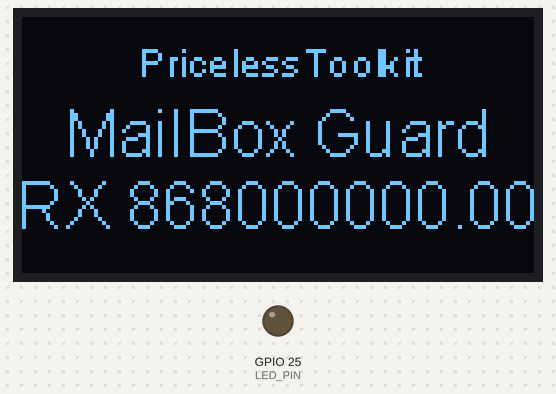
Simulated run of this sketch. Board: ESP32. Parts: 128×64 one-colour display, output pins drawn as LEDs (lit = HIGH). WiFi joins after 1.5 s; servers stay silent unless stated; no radio packets arrive unless stated; web services answer with replies made up by the test bench; what the sketch prints to the serial monitor is not drawn.

Above: at 0.1 s.

The sketch:

LoRa_Gateway_WhatsApp.ino
```cpp
#include "board.h"
#include <SPI.h>
#include <LoRa.h>
#include "SSD1306Wire.h"
#include <WiFi.h>
#include <HTTPClient.h>
#include <UrlEncode.h>
SSD1306Wire display(OLED_ADDRESS, OLED_SDA, OLED_SCL);


///////////////////////////////////////////////// CHANGE THIS /////////////////////////////////////////////////////////////////

#define SignalBandwidth 125E3
#define SpreadingFactor 12
#define CodingRate 8
#define SyncWord 0xF3
#define PreambleLength 8
#define TxPower 20
float BAND = 868E6;  // 868E6 / 915E6 / 433E6

String NewMailCode = "REPLACE_WITH_NEW_MAIL_CODE"; // For Example "0xA2B2";
String LowBatteryCode = "REPLACE_WITH_LOW_BATTERY_CODE"; // For Example "0xLBAT";


const char* ssid = "REPLACE_WITH_YOUR_SSID";
const char* password = "REPLACE_WITH_YOUR_PASSWORD";

// +international_country_code + phone number
// Portugal +351, example: +351912345678
String phoneNumber = "REPLACE_WITH_YOUR_PHONE_NUMBER";

/////////////////// API Key Setup //////////////////////////////////////
//You need to get the apikey form the bot before using the API:

// 1. Add the phone number +34 644 45 70 57 into your Phone Contacts. (Name it it as you wish)
// 2. Send this message "I allow callmebot to send me messages" to the new Contact created (using WhatsApp of course)
// 3. Wait until you receive the message "API Activated for your phone number. Your APIKEY is XXXXXX" from the bot.
// Note: If you don't receive the ApiKey in 2 minutes, please try again after 24hs.
// The WhatsApp message from the bot will contain the apikey needed to send messages using the API.

String apiKey = "REPLACE_WITH_API_KEY";


/////////////////////////////////////////////////////////////////////////////////////////////////////////////////////////////////


String recv;


void sendMessage(String message){

  // Data to send with HTTP POST
  String url = "https://api.callmebot.com/whatsapp.php?phone=" + phoneNumber + "&apikey=" + apiKey + "&text=" + urlEncode(message);
  HTTPClient http;
  http.begin(url);

  // Specify content-type header
  http.addHeader("Content-Type", "application/x-www-form-urlencoded");

  // Send HTTP POST request
  int httpResponseCode = http.POST(url);
  if (httpResponseCode == 200){
    Serial.print("Message sent successfully");
  }
  else{
    Serial.println("Error sending the message");
    Serial.print("HTTP response code: ");
    Serial.println(httpResponseCode);
  }

  // Free resources
  http.end();
}


void setup() {
  Serial.begin(9600);
  while (!Serial);


  if (OLED_RST > 0) {
      pinMode(OLED_RST, OUTPUT);
      digitalWrite(OLED_RST, HIGH);
      delay(100);
      digitalWrite(OLED_RST, LOW);
      delay(100);
      digitalWrite(OLED_RST, HIGH);
  }
  display.init();

  pinMode(LED_PIN, OUTPUT);
  digitalWrite(LED_PIN, LOW);


      display.flipScreenVertically();
      display.setFont(ArialMT_Plain_10);
      display.setTextAlignment(TEXT_ALIGN_CENTER);
      display.drawString(64, 5, "PricelessToolkit");
      display.setFont(ArialMT_Plain_16);
      display.setTextAlignment(TEXT_ALIGN_CENTER);
      display.drawString(64, 20, "MailBox Guard");
      display.drawString(64, 38, "RX " + String(BAND));
      display.display();
      delay(2000);
      display.clear();
      display.display();


  SPI.begin(CONFIG_CLK, CONFIG_MISO, CONFIG_MOSI, CONFIG_NSS);
  LoRa.setPins(CONFIG_NSS, CONFIG_RST, CONFIG_DIO0);
  Serial.println("Starting LoRa on " + String(BAND)+ " MHz");
  if (!LoRa.begin(BAND)) {
      Serial.println("Starting LoRa failed!");
      while (1);
  }

  LoRa.setSignalBandwidth(SignalBandwidth);         // signal bandwidth in Hz, defaults to 125E3
  LoRa.setSpreadingFactor(SpreadingFactor);                 // ranges from 6-12,default 7 see API docs
  LoRa.setCodingRate4(CodingRate);        // Supported values are between 5 and 8, these correspond to coding rates of 4/5 and 4/8. The coding rate numerator is fixed at 4.
  LoRa.setSyncWord(SyncWord);                     // byte value to use as the sync word, defaults to 0x12
  LoRa.setPreambleLength(PreambleLength);       //Supported values are between 6 and 65535.
  LoRa.disableCrc();                          // Enable or disable CRC usage, by default a CRC is not used LoRa.disableCrc();
  LoRa.setTxPower(TxPower);                // TX power in dB, defaults to 17, Supported values are 2 to 20


  WiFi.begin(ssid, password);
  Serial.println("Connecting");
  while(WiFi.status() != WL_CONNECTED) {
    delay(500);
    Serial.print(".");
  }
  Serial.println("");
  Serial.print("Connected to WiFi network with IP Address: ");
  Serial.println(WiFi.localIP());

  // Send Message to WhatsAPP
  sendMessage("MailBox Gateway Is Connected to WIFI");


}


void loop(){

    if (LoRa.parsePacket()) {
        String recv = "";
        while (LoRa.available()) {
            recv += (char)LoRa.read();
        }

        Serial.println(recv);

        if (recv == NewMailCode){
            sendMessage("New Mail in The Mailbox");
         }

         if (recv == LowBatteryCode){
            sendMessage("MailBox Battery is LOW!");
         }


  }

}
```

board.h
```cpp
#include <Arduino.h>

//////////////// SELECT BOARD ///////////////////////

#define LORA_V1_0_OLED  0
#define LORA_V1_2_OLED  0
#define LORA_V1_3_OLED  0
#define LORA_V1_6_OLED  0
#define LORA_V2_0_OLED  1  // ON = 1 / OFF = 0

//////////////////////////////////////////////////////

#if LORA_V1_0_OLED
#include <Wire.h>
#include "SSD1306Wire.h"
#define OLED_CLASS_OBJ  SSD1306Wire
#define OLED_ADDRESS    0x3C
#define OLED_SDA    4
#define OLED_SCL    15
#define OLED_RST    16

#define LED_PIN    25

#define CONFIG_MOSI 27
#define CONFIG_MISO 19
#define CONFIG_CLK  5
#define CONFIG_NSS  18
#define CONFIG_RST  14
#define CONFIG_DIO0 26
// !    There are two versions of TTGO LoRa V1.0,
// !    the 868 version uses the 3D WiFi antenna, and the 433 version uses the PCB antenna.
// !    You need to change the frequency according to the board.


#elif LORA_V1_3_OLED
#include <Wire.h>
#include "SSD1306Wire.h"
#define OLED_CLASS_OBJ  SSD1306Wire
#define OLED_ADDRESS    0x3C
#define OLED_SDA    4
#define OLED_SCL    15
#define OLED_RST    -1

#define LED_PIN    25

#define CONFIG_MOSI 27
#define CONFIG_MISO 19
#define CONFIG_CLK  5
#define CONFIG_NSS  18
#define CONFIG_RST  23
#define CONFIG_DIO0 26


#define SDCARD_MOSI -1
#define SDCARD_MISO -1
#define SDCARD_SCLK -1
#define SDCARD_CS   -1

#elif LORA_V1_2_OLED
//Lora V1.2 ds3231
#include <Wire.h>
#include "SSD1306Wire.h"
#define OLED_CLASS_OBJ  SSD1306Wire
#define OLED_ADDRESS    0x3C
#define OLED_SDA    21
#define OLED_SCL    22
#define OLED_RST    -1

#define LED_PIN    25

#define CONFIG_MOSI 27
#define CONFIG_MISO 19
#define CONFIG_CLK  5
#define CONFIG_NSS  18
#define CONFIG_RST  23
#define CONFIG_DIO0 26

#define SDCARD_MOSI -1
#define SDCARD_MISO -1
#define SDCARD_SCLK -1
#define SDCARD_CS   -1

#define ENABLE_DS3231

#elif LORA_V1_6_OLED
#include <Wire.h>
#include "SSD1306Wire.h"
#define OLED_CLASS_OBJ  SSD1306Wire
#define OLED_ADDRESS    0x3C
#define OLED_SDA    21
#define OLED_SCL    22
#define OLED_RST    -1

#define LED_PIN    25

#define CONFIG_MOSI 27
#define CONFIG_MISO 19
#define CONFIG_CLK  5
#define CONFIG_NSS  18
#define CONFIG_RST  23
#define CONFIG_DIO0 26

#define SDCARD_MOSI 15
#define SDCARD_MISO 2
#define SDCARD_SCLK 14
#define SDCARD_CS   13

#elif LORA_V2_0_OLED
#include <Wire.h>
#include "SSD1306Wire.h"
#define OLED_CLASS_OBJ  SSD1306Wire
#define OLED_ADDRESS    0x3C
#define OLED_SDA    21
#define OLED_SCL    22
#define OLED_RST    -1

#define LED_PIN    25

#define CONFIG_MOSI 27
#define CONFIG_MISO 19
#define CONFIG_CLK  5
#define CONFIG_NSS  18
#define CONFIG_RST  23
#define CONFIG_DIO0 26

#define SDCARD_MOSI 15
#define SDCARD_MISO 2
#define SDCARD_SCLK 14
#define SDCARD_CS   13

#else
#error "please select board"
#endif
```
